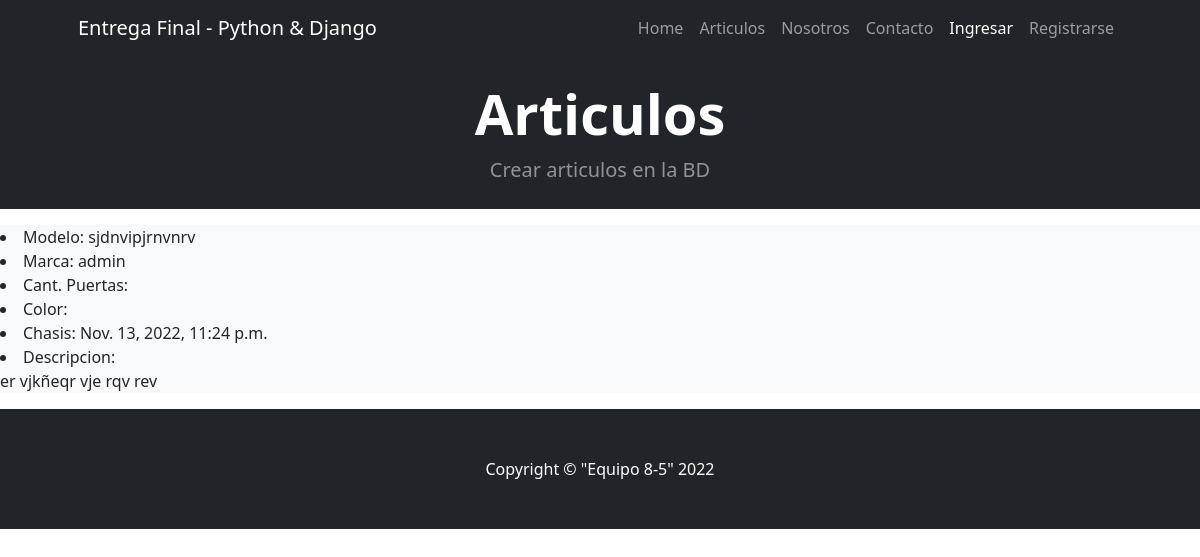
The app's page /items/read/5 with its own data.
### items/models.py (models this page shows, shortened)
class New(models.Model):
    tittle = models.CharField(max_length=25)
    body = RichTextField(blank=True, null=True)
    creation_date = models.DateTimeField(auto_now_add=True, blank=True, null=True)
    owner_name = models.ForeignKey(User, on_delete=models.CASCADE)
    image = models.ImageField(upload_to='images/', blank=True, null=True)

### items/views.py (the view)
# urls.py: path('read/<int:pk>', views.ReadItem.as_view(), name='read'),
class ReadItem(DetailView):
    model = New
    template_name = 'items/read-item.html'
    def get_context_data(self, *args, **kwargs):
         pk = self.kwargs.get('pk')
         context = super(DetailView, self).get_context_data(**kwargs)
         context['item'] = New.objects.get(pk=pk)
         return context

### items/templates/items/read-item.html (shortened to what this page needs)
{% extends 'bases/base.html' %}
{% block active-page %}
<ul class="navbar-nav ms-auto mb-2 mb-lg-0">
    <li class="nav-item"><a class="nav-link" href={% url 'index' %}>Home</a></li>
    <li class="nav-item"><a class="nav-link" href={% url 'items' %}>Articulos</a></li>
    <li class="nav-item"><a class="nav-link" href={% url 'about' %}>Nosotros</a></li>
    <li class="nav-item"><a class="nav-link" href={% url 'contact' %}>Contacto</a></li>
    {% if request.user.is_authenticated %}
        <li class="nav-item"><a class="nav-link active text-decoration-underline" href={% url 'profile' %}>Hola {{request.user.username}}!</a></li>
        <li class="nav-item"><a class="nav-link" href={% url 'logout' %}>Cerrar Sesion</a></li>
    {% else %}
        <li class="nav-item"><a class="nav-link active" href={% url 'login' %}>Ingresar</a></li>
        <li class="nav-item"><a class="nav-link" href={% url 'register' %}>Registrarse</a></li>
    {% endif %}
</ul>
{% endblock active-page %}
{% block content-block %}
<header class="bg-dark py-3">
    <div class="container px-4 px-lg-5 my-2">
        <div class="text-center text-white">
            <h1 class="display-4 fw-bolder">Articulos</h1>
            <p class="lead fw-normal text-white-50 mb-0">Crear articulos en la BD</p>
        </div>
    </div>
</header>
<section class="bg-light py-6">
                                    <p>
                                        <li>Modelo: {{ item.tittle }}</li>
                                        <li>Marca: {{ item.owner_name }}</li>
                                        <li>Cant. Puertas: {{ item.cant_puertas }}</li>
                                        <li>Color: {{ item.image }}</li>
                                        <li>Chasis: {{ item.creation_date }}</li>
                                        <li>Descripcion: {{ item.body | safe }}</li>
                                    </p>
</section>
{% endblock content-block %}

### records on screen
New: tittle "sjdnvipjrnvnrv", owner_name "admin", creation_date "Nov. 13, 2022, 11:24 p.m.", body "er vjkñeqr vje rqv rev"
